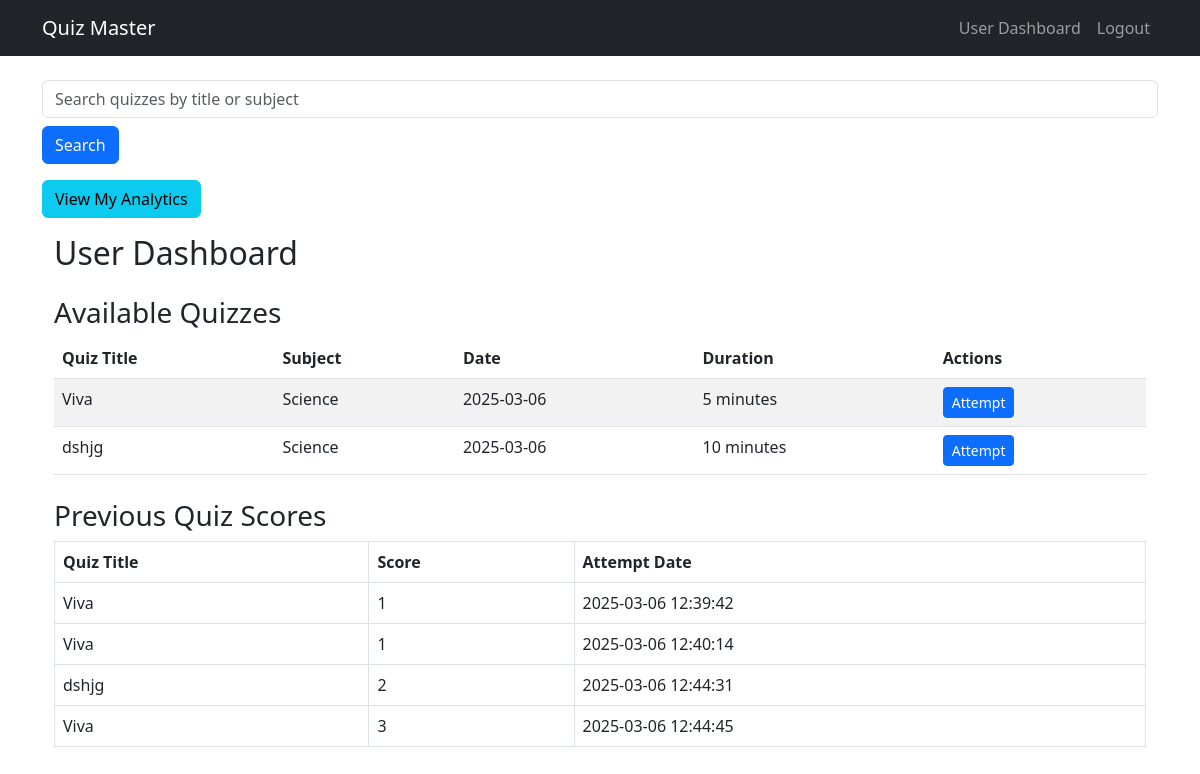
Screenshot of /user/dashboard (signed in) with the database file from the repository.
### app.py (models this page shows)
class Quiz(db.Model):
    id = db.Column(db.Integer, primary_key=True)
    title = db.Column(db.String(200), nullable=False)
    date = db.Column(db.Date, nullable=False)
    duration = db.Column(db.Integer, nullable=False)
    chapter_id = db.Column(db.Integer, db.ForeignKey('chapter.id'), nullable=False)  # Ensure this line exists!
    subject_id = db.Column(db.Integer, db.ForeignKey('subject.id'), nullable=False)  # Ensure subject_id is also linked
    chapter = db.relationship('Chapter', back_populates='quizzes')  # Define relationship
    subject = db.relationship('Subject', back_populates='quizzes')  # Define relationship

class Subject(db.Model):
    id = db.Column(db.Integer, primary_key=True)
    name = db.Column(db.String(200), nullable=False)
    quizzes = db.relationship('Quiz', back_populates='subject', cascade="all, delete-orphan")
    description = db.Column(db.String(200), nullable=False)

class QuizAttempt(db.Model):
    id = db.Column(db.Integer, primary_key=True)
    user_id = db.Column(db.Integer, db.ForeignKey('user.id'), nullable=False)
    quiz_id = db.Column(db.Integer, db.ForeignKey('quiz.id'), nullable=False)
    score = db.Column(db.Integer, nullable=False)
    date = db.Column(db.DateTime, default=datetime.utcnow)
    user = db.relationship('User', backref='attempts')
    quiz = db.relationship('Quiz', backref='attempts')

### app.py (the view)
@app.route('/user/dashboard')
@login_required
def user_dashboard():
    if current_user.role != "user":
        return redirect(url_for('home'))
    search_query = request.args.get('search', '').strip()
    if search_query:
        quizzes = Quiz.query.join(Subject).filter(
            (Quiz.title.ilike(f"%{search_query}%")) |
            (Subject.name.ilike(f"%{search_query}%"))
        ).all()
    else:
        quizzes = Quiz.query.all()
    attempts = QuizAttempt.query.filter_by(user_id=current_user.id).all()
    return render_template('user_dashboard.html', quizzes=quizzes, attempts=attempts, search_query=search_query)

### app.py (called while the page is built)
@login_manager.user_loader
def load_user(user_id):
    return User.query.get(int(user_id))

### templates/User_dashboard.html
{% extends 'base.html' %}
{% block content %}
<form method="GET" action="{{ url_for('user_dashboard') }}" class="mb-3">
    <input type="text" name="search" placeholder="Search quizzes by title or subject" class="form-control" value="{{ request.args.get('search', '') }}">
    <button type="submit" class="btn btn-primary mt-2">Search</button>
</form>
<a href="{{ url_for('user_analytics') }}" class="btn btn-info mb-3">View My Analytics</a>
<div class="container">
    <h2 class="mb-4">User Dashboard</h2>
    <h3>Available Quizzes</h3>
    <table class="table table-striped">
        <thead>
            <tr>
                <th>Quiz Title</th>
                <th>Subject</th>
                <th>Date</th>
                <th>Duration</th>
                <th>Actions</th>
            </tr>
        </thead>
        <tbody>
            {% for quiz in quizzes %}
            <tr>
                <td>{{ quiz.title }}</td>
                <td>{{ quiz.subject.name }}</td>
                <td>{{ quiz.date }}</td>
                <td>{{ quiz.duration }} minutes</td>
                <td>
                    <a href="{{ url_for('attempt_quiz', quiz_id=quiz.id) }}" class="btn btn-primary btn-sm">Attempt</a>
                </td>
            </tr>
            {% endfor %}
        </tbody>
    </table>
   <h3 class="mt-4">Previous Quiz Scores</h3>
<table class="table table-bordered">
    <thead>
        <tr>
            <th>Quiz Title</th>
            <th>Score</th>
            <th>Attempt Date</th>
        </tr>
    </thead>
    <tbody>
        {% for attempt in attempts %}
        <tr>
            <td>{{ attempt.quiz.title }}</td>
            <td>{{ attempt.score }}</td>
            <td>{{ attempt.date.strftime('%Y-%m-%d %H:%M:%S') }}</td>
        </tr>
        {% endfor %}
    </tbody>
</table>
</div>
{% endblock %}

### templates/base.html (shortened to what this page needs)
<!DOCTYPE html>
<html lang="en">
<head>
    <link rel="stylesheet" href="https://cdn.jsdelivr.net/npm/bootstrap@5.3.0/dist/css/bootstrap.min.css">
</head>
<body>
    <nav class="navbar navbar-expand-lg navbar-dark bg-dark">
        <div class="container">
            <a class="navbar-brand" href="{{ url_for('home') }}">Quiz Master</a>
            <div class="collapse navbar-collapse" id="navbarNav">
                <ul class="navbar-nav ms-auto">
                    {% if current_user.is_authenticated %}
                        {% if current_user.role == "admin" %}
                            <li class="nav-item"><a class="nav-link" href="{{ url_for('admin_dashboard') }}">Admin Dashboard</a></li>
                        {% else %}
                            <li class="nav-item"><a class="nav-link" href="{{ url_for('user_dashboard') }}">User Dashboard</a></li>
                        {% endif %}
                        <li class="nav-item"><a class="nav-link" href="{{ url_for('logout') }}">Logout</a></li>
                    {% else %}
                        <li class="nav-item"><a class="nav-link" href="{{ url_for('login') }}">Login</a></li>
                        <li class="nav-item"><a class="nav-link" href="{{ url_for('register') }}">Register</a></li>
                    {% endif %}
                </ul>
            </div>
        </div>
    </nav>
    <div class="container mt-4">
        {% block content %}{% endblock %}
    </div>
</body>
</html>

### rows the page displays
Quiz: title "Viva", subject.name "Science", date "2025-03-06", duration "5"
Quiz: title "dshjg", subject.name "Science", date "2025-03-06", duration "10"
QuizAttempt: quiz "Viva", score "1", date "2025-03-06 12:39:42"
QuizAttempt: quiz "Viva", score "1", date "2025-03-06 12:40:14"
QuizAttempt: quiz "dshjg", score "2", date "2025-03-06 12:44:31"
QuizAttempt: quiz "Viva", score "3", date "2025-03-06 12:44:45"
